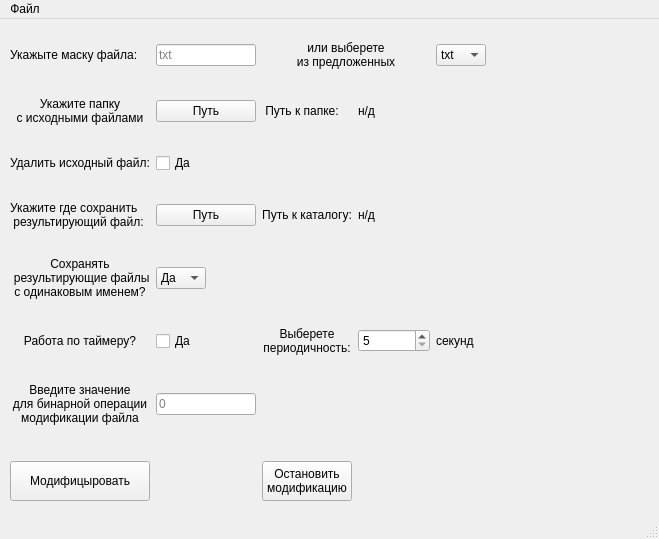
<?xml version="1.0" encoding="UTF-8"?>
<ui version="4.0">
 <class>MainWindow</class>
 <widget class="QMainWindow" name="MainWindow">
  <property name="geometry">
   <rect>
    <x>0</x>
    <y>0</y>
    <width>659</width>
    <height>539</height>
   </rect>
  </property>
  <property name="windowTitle">
   <string>MainWindow</string>
  </property>
  <widget class="QWidget" name="centralwidget">
   <widget class="QWidget" name="layoutWidget">
    <property name="geometry">
     <rect>
      <x>10</x>
      <y>0</y>
      <width>631</width>
      <height>501</height>
     </rect>
    </property>
    <layout class="QGridLayout" name="gridLayout">
     <item row="6" column="0">
      <widget class="QLabel" name="period_3">
       <property name="text">
        <string>Работа по таймеру?</string>
       </property>
       <property name="alignment">
        <set>Qt::AlignCenter</set>
       </property>
      </widget>
     </item>
     <item row="6" column="3">
      <widget class="QSpinBox" name="spinBox">
       <property name="minimum">
        <number>5</number>
       </property>
       <property name="maximum">
        <number>20</number>
       </property>
       <property name="singleStep">
        <number>5</number>
       </property>
      </widget>
     </item>
     <item row="2" column="4">
      <widget class="QLabel" name="deletion">
       <property name="text">
        <string/>
       </property>
       <property name="alignment">
        <set>Qt::AlignCenter</set>
       </property>
      </widget>
     </item>
     <item row="3" column="3" colspan="4">
      <widget class="QLabel" name="path_save_3">
       <property name="text">
        <string>н/д</string>
       </property>
       <property name="alignment">
        <set>Qt::AlignLeading|Qt::AlignLeft|Qt::AlignVCenter</set>
       </property>
      </widget>
     </item>
     <item row="6" column="4">
      <widget class="QLabel" name="label">
       <property name="text">
        <string>секунд</string>
       </property>
      </widget>
     </item>
     <item row="4" column="2" colspan="2">
      <widget class="QLabel" name="same_names_2">
       <property name="text">
        <string/>
       </property>
       <property name="alignment">
        <set>Qt::AlignCenter</set>
       </property>
      </widget>
     </item>
     <item row="3" column="1">
      <widget class="QPushButton" name="path_save">
       <property name="minimumSize">
        <size>
         <width>40</width>
         <height>0</height>
        </size>
       </property>
       <property name="maximumSize">
        <size>
         <width>100</width>
         <height>16777215</height>
        </size>
       </property>
       <property name="text">
        <string>Путь</string>
       </property>
      </widget>
     </item>
     <item row="4" column="1">
      <widget class="QComboBox" name="path_save_2">
       <property name="minimumSize">
        <size>
         <width>30</width>
         <height>0</height>
        </size>
       </property>
       <property name="maximumSize">
        <size>
         <width>50</width>
         <height>16777215</height>
        </size>
       </property>
       <item>
        <property name="text">
         <string>Да</string>
        </property>
       </item>
       <item>
        <property name="text">
         <string>Нет</string>
        </property>
       </item>
      </widget>
     </item>
     <item row="7" column="2" colspan="5">
      <widget class="QLabel" name="error">
       <property name="styleSheet">
        <string notr="true">color: red; 
</string>
       </property>
       <property name="text">
        <string/>
       </property>
      </widget>
     </item>
     <item row="3" column="2">
      <widget class="QLabel" name="path_save_6">
       <property name="maximumSize">
        <size>
         <width>90</width>
         <height>16777215</height>
        </size>
       </property>
       <property name="text">
        <string>Путь к каталогу:</string>
       </property>
       <property name="alignment">
        <set>Qt::AlignCenter</set>
       </property>
      </widget>
     </item>
     <item row="0" column="0">
      <widget class="QLabel" name="mask_3">
       <property name="text">
        <string>Укажыте маску файла:</string>
       </property>
      </widget>
     </item>
     <item row="2" column="0">
      <widget class="QLabel" name="del_sav_fike_3">
       <property name="text">
        <string>Удалить исходный файл:</string>
       </property>
      </widget>
     </item>
     <item row="6" column="2">
      <widget class="QLabel" name="period">
       <property name="text">
        <string>Выберете
периодичность:</string>
       </property>
       <property name="alignment">
        <set>Qt::AlignCenter</set>
       </property>
      </widget>
     </item>
     <item row="7" column="1">
      <widget class="QLineEdit" name="variable">
       <property name="maximumSize">
        <size>
         <width>100</width>
         <height>16777215</height>
        </size>
       </property>
       <property name="maxLength">
        <number>8</number>
       </property>
       <property name="alignment">
        <set>Qt::AlignLeading|Qt::AlignLeft|Qt::AlignVCenter</set>
       </property>
       <property name="placeholderText">
        <string>0</string>
       </property>
      </widget>
     </item>
     <item row="6" column="1">
      <widget class="QCheckBox" name="timer">
       <property name="text">
        <string>Да</string>
       </property>
      </widget>
     </item>
     <item row="7" column="0">
      <widget class="QLabel" name="mask_6">
       <property name="maximumSize">
        <size>
         <width>150</width>
         <height>16777215</height>
        </size>
       </property>
       <property name="text">
        <string>Введите значение
для бинарной операции
модификации файла</string>
       </property>
       <property name="alignment">
        <set>Qt::AlignCenter</set>
       </property>
      </widget>
     </item>
     <item row="3" column="0">
      <widget class="QLabel" name="path_save_4">
       <property name="text">
        <string>Укажите где сохранить
 результирующий файл:</string>
       </property>
      </widget>
     </item>
     <item row="2" column="1">
      <widget class="QCheckBox" name="checkBox">
       <property name="text">
        <string>Да</string>
       </property>
      </widget>
     </item>
     <item row="8" column="0">
      <widget class="QPushButton" name="modify">
       <property name="minimumSize">
        <size>
         <width>0</width>
         <height>40</height>
        </size>
       </property>
       <property name="maximumSize">
        <size>
         <width>16777215</width>
         <height>24</height>
        </size>
       </property>
       <property name="text">
        <string>Модифицыровать</string>
       </property>
      </widget>
     </item>
     <item row="4" column="0">
      <widget class="QLabel" name="path_save_8">
       <property name="text">
        <string>Сохранять
 результирующие файлы
с одинаковым именем?</string>
       </property>
       <property name="alignment">
        <set>Qt::AlignCenter</set>
       </property>
      </widget>
     </item>
     <item row="8" column="2">
      <widget class="QPushButton" name="modify_2">
       <property name="minimumSize">
        <size>
         <width>0</width>
         <height>40</height>
        </size>
       </property>
       <property name="maximumSize">
        <size>
         <width>16777215</width>
         <height>24</height>
        </size>
       </property>
       <property name="text">
        <string>Остановить
модификацию</string>
       </property>
      </widget>
     </item>
     <item row="1" column="3" colspan="4">
      <widget class="QLabel" name="path_save_5">
       <property name="text">
        <string>н/д</string>
       </property>
       <property name="alignment">
        <set>Qt::AlignLeading|Qt::AlignLeft|Qt::AlignVCenter</set>
       </property>
      </widget>
     </item>
     <item row="1" column="2">
      <widget class="QLabel" name="path_save_7">
       <property name="maximumSize">
        <size>
         <width>80</width>
         <height>16777215</height>
        </size>
       </property>
       <property name="text">
        <string>Путь к папке:</string>
       </property>
       <property name="alignment">
        <set>Qt::AlignCenter</set>
       </property>
      </widget>
     </item>
     <item row="1" column="1">
      <widget class="QPushButton" name="choice">
       <property name="maximumSize">
        <size>
         <width>140</width>
         <height>16777215</height>
        </size>
       </property>
       <property name="text">
        <string>Путь</string>
       </property>
      </widget>
     </item>
     <item row="1" column="0">
      <widget class="QLabel" name="del_sav_fike_4">
       <property name="text">
        <string>Укажите папку
с исходными файлами</string>
       </property>
       <property name="alignment">
        <set>Qt::AlignCenter</set>
       </property>
      </widget>
     </item>
     <item row="0" column="1">
      <widget class="QLineEdit" name="mask_2">
       <property name="maximumSize">
        <size>
         <width>100</width>
         <height>16777215</height>
        </size>
       </property>
       <property name="maxLength">
        <number>8</number>
       </property>
       <property name="alignment">
        <set>Qt::AlignLeading|Qt::AlignLeft|Qt::AlignVCenter</set>
       </property>
       <property name="placeholderText">
        <string>txt</string>
       </property>
      </widget>
     </item>
     <item row="0" column="4">
      <widget class="QComboBox" name="mask">
       <property name="minimumSize">
        <size>
         <width>30</width>
         <height>0</height>
        </size>
       </property>
       <property name="maximumSize">
        <size>
         <width>50</width>
         <height>16777215</height>
        </size>
       </property>
       <item>
        <property name="text">
         <string>txt</string>
        </property>
       </item>
       <item>
        <property name="text">
         <string>bin</string>
        </property>
       </item>
      </widget>
     </item>
     <item row="0" column="2" colspan="2">
      <widget class="QLabel" name="mask_4">
       <property name="text">
        <string>или выберете
из предложенных</string>
       </property>
       <property name="alignment">
        <set>Qt::AlignCenter</set>
       </property>
      </widget>
     </item>
    </layout>
   </widget>
  </widget>
  <widget class="QStatusBar" name="statusbar"/>
  <widget class="QMenuBar" name="menubar">
   <property name="geometry">
    <rect>
     <x>0</x>
     <y>0</y>
     <width>659</width>
     <height>21</height>
    </rect>
   </property>
   <widget class="QMenu" name="menu">
    <property name="title">
     <string>Файл</string>
    </property>
    <addaction name="action_2"/>
   </widget>
   <addaction name="menu"/>
  </widget>
  <action name="action_2">
   <property name="text">
    <string>Закрыть программу</string>
   </property>
  </action>
 </widget>
 <resources/>
 <connections/>
</ui>
